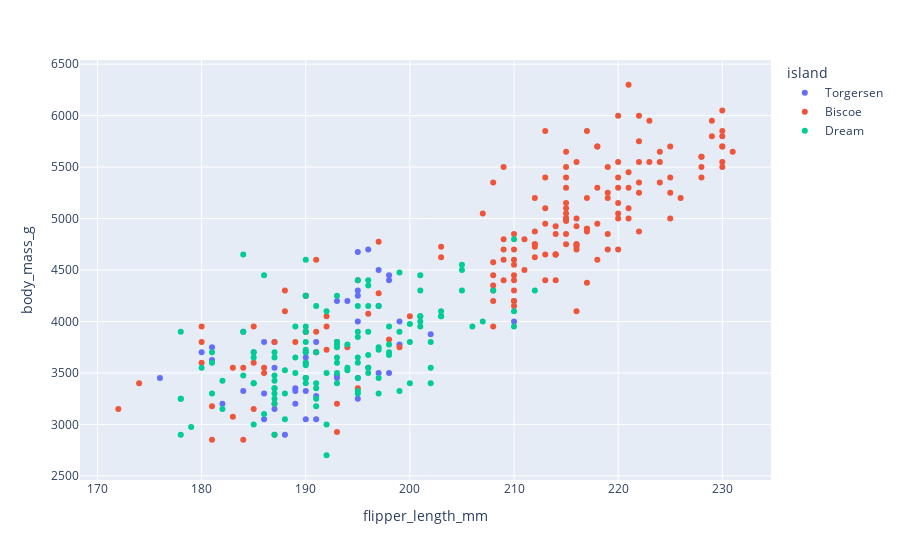

Notebook source saved alongside this figure:
### Code cell
px.scatter(data_frame=penguins, x = 'flipper_length_mm', y = 'body_mass_g', color="island")

### Figure 1 — Plotly figure (JSON) as saved in the notebook; plotly's stock layout.template omitted (floating-point values rounded to 4 significant figures; data arrays with more than 128 entries replaced by an {"elided": "..."} marker saying what was removed)
{"data": [{"hovertemplate": "island=Torgersen<br>flipper_length_mm=%{x}<br>body_mass_g=%{y}<extra></extra>", "legendgroup": "Torgersen", "marker": {"color": "#636efa", "symbol": "circle"}, "mode": "markers", "name": "Torgersen", "orientation": "v", "showlegend": true, "type": "scatter", "x": [181, 186, 195, null, 193, 190, 181, 195, 193, 190, 186, 180, 182, 191, 198, 185, 195, 197, 184, 194, 190, 198, 190, 190, 196, 197, 190, 195, 191, 184, 187, 195, 189, 196, 187, 193, 188, 199, 189, 189, 187, 198, 176, 202, 186, 199, 191, 195, 191, 210, 190, 197], "xaxis": "x", "y": [3750, 3800, 3250, null, 3450, 3650, 3625, 4675, 3475, 4250, 3300, 3700, 3200, 3800, 4400, 3700, 3450, 4500, 3325, 4200, 3050, 4450, 3600, 3900, 3550, 4150, 3700, 4250, 3700, 3900, 3550, 4000, 3200, 4700, 3800, 4200, 2900, 3775, 3350, 3325, 3150, 3500, 3450, 3875, 3050, 4000, 3275, 4300, 3050, 4000, 3325, 3500], "yaxis": "y"}, {"hovertemplate": "island=Biscoe<br>flipper_length_mm=%{x}<br>body_mass_g=%{y}<extra></extra>", "legendgroup": "Biscoe", "marker": {"color": "#EF553B", "symbol": "circle"}, "mode": "markers", "name": "Biscoe", "orientation": "v", "showlegend": true, "type": "scatter", "x": {"elided": "168 int values"}, "xaxis": "x", "y": {"elided": "168 int values"}, "yaxis": "y"}, {"hovertemplate": "island=Dream<br>flipper_length_mm=%{x}<br>body_mass_g=%{y}<extra></extra>", "legendgroup": "Dream", "marker": {"color": "#00cc96", "symbol": "circle"}, "mode": "markers", "name": "Dream", "orientation": "v", "showlegend": true, "type": "scatter", "x": [178, 178, 188, 184, 195, 196, 190, 180, 181, 184, 182, 195, 186, 196, 185, 190, 182, 179, 190, 191, 191, 194, 190, 189, 189, 190, 202, 205, 185, 186, 187, 208, 190, 196, 178, 192, 193, 199, 187, 190, 191, 200, 185, 193, 193, 187, 188, 190, 192, 185, 190, 184, 195, 193, 187, 201, 192, 196, 193, 188, 197, 198, 178, 197, 195, 198, 193, 194, 185, 201, 190, 201, 197, 181, 190, 195, 181, 191, 187, 193, 195, 197, 200, 200, 191, 205, 187, 201, 187, 203, 195, 199, 195, 210, 192, 205, 210, 187, 196, 196, 196, 201, 190, 212, 187, 198, 199, 201, 193, 203, 187, 197, 191, 203, 202, 194, 206, 189, 195, 207, 202, 193, 210, 198], "xaxis": "x", "y": [3250, 3900, 3300, 3900, 3325, 4150, 3950, 3550, 3300, 4650, 3150, 3900, 3100, 4400, 3000, 4600, 3425, 2975, 3450, 4150, 3350, 3550, 3800, 3500, 3950, 3600, 3550, 4300, 3400, 4450, 3300, 4300, 3700, 4350, 2900, 4100, 3500, 4475, 3425, 3900, 3175, 3975, 3400, 4250, 3400, 3475, 3050, 3725, 3000, 3650, 4250, 3475, 3450, 3750, 3700, 4000, 3500, 3900, 3650, 3525, 3725, 3950, 3250, 3750, 4150, 3700, 3800, 3775, 3700, 4050, 3575, 4050, 3300, 3700, 3450, 4400, 3600, 3400, 2900, 3800, 3300, 4150, 3400, 3800, 3700, 4550, 3200, 4300, 3350, 4100, 3600, 3900, 3850, 4800, 2700, 4500, 3950, 3650, 3550, 3500, 3675, 4450, 3400, 4300, 3250, 3675, 3325, 3950, 3600, 4050, 3350, 3450, 3250, 4050, 3800, 3525, 3950, 3650, 3650, 4000, 3400, 3775, 4100, 3775], "yaxis": "y"}], "layout": {"legend": {"title": {"text": "island"}, "tracegroupgap": 0}, "margin": {"t": 60}, "xaxis": {"anchor": "y", "domain": [0, 1], "title": {"text": "flipper_length_mm"}}, "yaxis": {"anchor": "x", "domain": [0, 1], "title": {"text": "body_mass_g"}}}}
